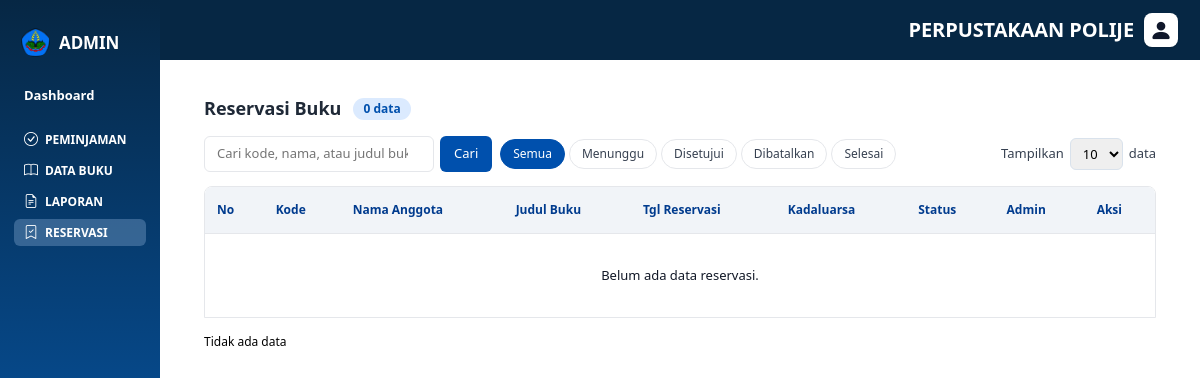
/admin/index.php?menu=reservasi, run on an earlier commit of the app's database.
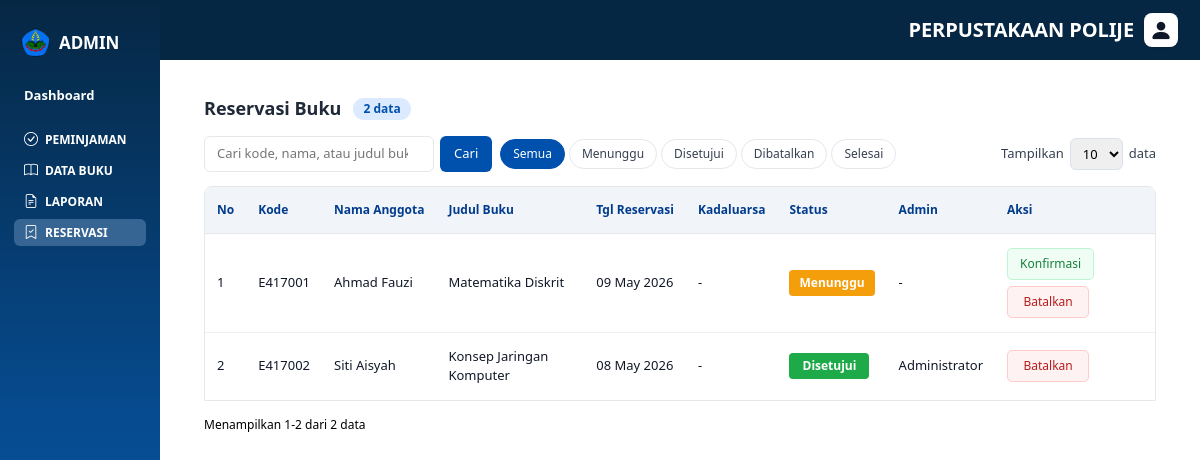
And on a later commit of the database.
### tables this page shows
CREATE TABLE reservasi (
    id_reservasi INT AUTO_INCREMENT PRIMARY KEY,
    id_anggota INT NOT NULL,
    id_admin INT DEFAULT NULL,
    id_buku INT NOT NULL,
    tanggal_reservasi DATE NOT NULL,
    status ENUM('menunggu', 'disetujui', 'dibatalkan', 'selesai') NOT NULL DEFAULT 'menunggu',
    created_at TIMESTAMP NULL DEFAULT CURRENT_TIMESTAMP,
    updated_at TIMESTAMP NULL DEFAULT CURRENT_TIMESTAMP ON UPDATE CURRENT_TIMESTAMP,
    FOREIGN KEY (id_anggota) REFERENCES anggota(id_anggota)
        ON UPDATE CASCADE
        ON DELETE RESTRICT,
    FOREIGN KEY (id_admin) REFERENCES admin(id_admin)
        ON UPDATE CASCADE
        ON DELETE SET NULL,
    FOREIGN KEY (id_buku) REFERENCES buku(id_buku)
        ON UPDATE CASCADE
        ON DELETE RESTRICT
);

CREATE TABLE anggota (
    id_anggota INT AUTO_INCREMENT PRIMARY KEY,
    nim VARCHAR(20) NOT NULL UNIQUE,
    nama VARCHAR(100) NOT NULL,
    jurusan VARCHAR(100) NOT NULL DEFAULT '-',
    total_denda INT NOT NULL DEFAULT 0,
    nama_anggota VARCHAR(100) DEFAULT NULL,
    email VARCHAR(100) NOT NULL UNIQUE,
    password VARCHAR(255) NOT NULL,
    no_telepon VARCHAR(20) DEFAULT NULL,
    alamat TEXT DEFAULT NULL,
    status ENUM('aktif', 'nonaktif') NOT NULL DEFAULT 'aktif',
    created_at TIMESTAMP NULL DEFAULT CURRENT_TIMESTAMP,
    updated_at TIMESTAMP NULL DEFAULT CURRENT_TIMESTAMP ON UPDATE CURRENT_TIMESTAMP
);

CREATE TABLE buku (
    id_buku INT AUTO_INCREMENT PRIMARY KEY,
    isbn VARCHAR(20) DEFAULT NULL UNIQUE,
    judul VARCHAR(255) NOT NULL,
    penulis VARCHAR(255) NOT NULL,
    penerbit VARCHAR(255) NOT NULL,
    tahun_terbit YEAR NOT NULL,
    copy INT NOT NULL DEFAULT 0,
    id_kategori INT NOT NULL,
    cover VARCHAR(255) DEFAULT NULL,
    total_stok INT NOT NULL DEFAULT 0,
    stok_tersedia INT NOT NULL DEFAULT 0,
    created_at TIMESTAMP NULL DEFAULT CURRENT_TIMESTAMP,
    updated_at TIMESTAMP NULL DEFAULT CURRENT_TIMESTAMP ON UPDATE CURRENT_TIMESTAMP,
    FOREIGN KEY (id_kategori) REFERENCES kategori(id_kategori)
        ON UPDATE CASCADE
        ON DELETE RESTRICT
);

### controllers/ReservasiController.php (called while the page is built, shortened)
<?php
require_once __DIR__ . '/../config/database.php';
require_once __DIR__ . '/../models/Reservasi.php';
class ReservasiController
{
    private static function getConn(): mysqli
    {
        static $conn = null;
        if ($conn === null) {
            $db   = new Database();
            $conn = $db->getConnection();
        }
        return $conn;
    }
    private static function model(): Reservasi
    {
        static $model = null;
        if ($model === null) {
            $model = new Reservasi(self::getConn());
        }
        return $model;
    }
    public static function index(): array
    {
        $search       = trim($_GET['q'] ?? '');
        $filterStatus = trim($_GET['status'] ?? '');
        $perPage      = Reservasi::normalizePerPage($_GET['per_page'] ?? 10);
        $dataReservasi = self::model()->getAll($search, $filterStatus);
        $totalData   = count($dataReservasi);
        $totalPages  = max(1, (int) ceil($totalData / $perPage));
        $currentPage = min(max(1, (int) ($_GET['page'] ?? 1)), $totalPages);
        $offset      = ($currentPage - 1) * $perPage;
        return [
            'dataReservasi'   => $dataReservasi,
            'pageData'        => array_slice($dataReservasi, $offset, $perPage),
            'search'          => $search,
            'filterStatus'    => $filterStatus,
            'perPage'         => $perPage,
            'totalData'       => $totalData,
            'totalPages'      => $totalPages,
            'currentPage'     => $currentPage,
            'offset'          => $offset,
            'startDisplay'    => $totalData > 0 ? $offset + 1 : 0,
            'endDisplay'      => $totalData > 0 ? min($offset + $perPage, $totalData) : 0,
            'paginationItems' => Reservasi::paginationItems($currentPage, $totalPages),
        ];
    }
}

### models/Reservasi.php (called while the page is built, shortened)
<?php
class Reservasi
{
    private mysqli $conn;
    public function __construct(mysqli $conn)
    {
        $this->conn = $conn;
    }
    public function getAll(string $search = '', string $filterStatus = ''): array
    {
        $sql = 'SELECT
                    r.id_reservasi,
                    r.tanggal_reservasi,
                    r.status,
                    a.id_anggota,
                    a.nim,
                    a.nama as nama_anggota,
                    b.id_buku,
                    b.judul AS judul_buku,
                    adm.nama as nama_admin
                FROM reservasi r
                JOIN anggota a ON r.id_anggota = a.id_anggota
                JOIN buku    b ON r.id_buku    = b.id_buku
                LEFT JOIN admin adm ON r.id_admin = adm.id_admin
                WHERE 1=1';
        $types  = '';
        $sql .= ' ORDER BY r.created_at DESC';
        $stmt = $this->conn->prepare($sql);
        $stmt->execute();
        $result = $stmt->get_result();
        $data = [];
        while ($row = $result->fetch_assoc()) {
            $row['kode_anggota'] = $row['nim'];
            $data[] = $row;
        }
        return $data;
    }
    public static function perPageOptions(): array { return [5, 10, 15, 20]; }
    public static function normalizePerPage($value, int $default = 10): int
    {
        $value = (int) $value;
        return in_array($value, self::perPageOptions(), true) ? $value : $default;
    }
    public static function paginationItems(int $currentPage, int $totalPages): array
    {
        $items = [];
        $last  = false;
        for ($i = 1; $i <= $totalPages; $i++) {
            if ($i === 1 || $i === $totalPages || abs($i - $currentPage) <= 1) {
                $items[] = $i;
                $last    = false;
            } elseif (!$last) {
                $items[] = '...';
                $last    = true;
            }
        }
        return $items;
    }
}

### admin/pages/reservasi.php (the view, shortened to what the changed rows need)
<?php
require_once __DIR__ . '/../../controllers/ReservasiController.php';
extract(ReservasiController::index(), EXTR_SKIP);
function eR($v): string { return htmlspecialchars((string)$v, ENT_QUOTES, 'UTF-8'); }
function fmtTgl($d): string {
    if (empty($d)) return '-';
    $ts = strtotime((string)$d);
    return $ts ? date('d M Y', $ts) : '-';
}
$statusLabel = [
    'menunggu'   => ['label' => 'Menunggu',   'class' => 'badge-pending'],
    'disetujui'  => ['label' => 'Disetujui',  'class' => 'badge-confirmed'],
    'dibatalkan' => ['label' => 'Dibatalkan', 'class' => 'badge-cancelled'],
    'selesai'    => ['label' => 'Selesai',    'class' => 'badge-confirmed'],
];
?>
<div class="reservasi-wrapper">
    <div class="reservasi-header">
        <div class="title-group">
            <h1>Reservasi Buku</h1>
            <span class="total-badge"><?= (int)$totalData; ?> data</span>
        </div>
    </div>
    <div class="toolbar">
        <div class="toolbar-left">
            <div class="filter-group">
                <?php
                $statusOptions = [
                    ''           => 'Semua',
                    'menunggu'   => 'Menunggu',
                    'disetujui'  => 'Disetujui',
                    'dibatalkan' => 'Dibatalkan',
                    'selesai'    => 'Selesai',
                ];
                foreach ($statusOptions as $val => $lbl):
                    $active = ($filterStatus === $val) ? 'active' : '';
                ?>
                    <a href="?menu=reservasi&status=<?= eR($val); ?>&q=<?= eR($search); ?>&per_page=<?= (int)$perPage; ?>"
                       class="filter-chip <?= $active; ?>">
                        <?= eR($lbl); ?>
                    </a>
                <?php endforeach; ?>
            </div>
        </div>
    </div>
    <div class="table-wrapper">
        <table class="reservasi-table">
            <thead>
                <tr>
                    <th>No</th>
                    <th>Kode</th>
                    <th>Nama Anggota</th>
                    <th>Judul Buku</th>
                    <th>Tgl Reservasi</th>
                    <th>Kadaluarsa</th>
                    <th>Status</th>
                    <th>Admin</th>
                    <th>Aksi</th>
                </tr>
            </thead>
            <tbody>
            <?php if (!empty($pageData)): ?>
                <?php foreach ($pageData as $i => $r): ?>
                    <?php
                    $st = $r['status'] ?? 'menunggu';
                    $badge = $statusLabel[$st] ?? ['label' => $st, 'class' => 'badge-pending'];
                    ?>
                    <tr>
                        <td><?= (int)($startDisplay + $i); ?></td>
                        <td><?= eR($r['kode_anggota'] ?? ''); ?></td>
                        <td><?= eR($r['nama_anggota'] ?? ''); ?></td>
                        <td><?= eR($r['judul_buku'] ?? ''); ?></td>
                        <td><?= fmtTgl($r['tanggal_reservasi'] ?? ''); ?></td>
                        <td><?= fmtTgl($r['tanggal_kadaluarsa'] ?? ''); ?></td>
                        <td>
                            <span class="status-badge <?= eR($badge['class']); ?>">
                                <?= eR($badge['label']); ?>
                            </span>
                        </td>
                        <td><?= eR($r['nama_admin'] ?? '-'); ?></td>
                        <td>
                            <div class="action-group">
                                <?php if ($st === 'menunggu'): ?>
                                    <button
                                        type="button"
                                        class="btn-konfirmasi js-konfirmasi-reservasi"
                                        data-id="<?= (int)$r['id_reservasi']; ?>"
                                        data-nama="<?= eR($r['nama_anggota'] ?? ''); ?>"
                                        data-buku="<?= eR($r['judul_buku'] ?? ''); ?>"
                                        data-page="<?= (int)$currentPage; ?>"
                                        data-per-page="<?= (int)$perPage; ?>"
                                        data-q="<?= eR($search); ?>"
                                        data-status="<?= eR($filterStatus); ?>"
                                    >
                                        Konfirmasi
                                    </button>
                                    <button
                                        type="button"
                                        class="btn-batal js-batalkan-reservasi"
                                        data-id="<?= (int)$r['id_reservasi']; ?>"
                                        data-nama="<?= eR($r['nama_anggota'] ?? ''); ?>"
                                        data-buku="<?= eR($r['judul_buku'] ?? ''); ?>"
                                        data-page="<?= (int)$currentPage; ?>"
                                        data-per-page="<?= (int)$perPage; ?>"
                                        data-q="<?= eR($search); ?>"
                                        data-status="<?= eR($filterStatus); ?>"
                                    >
                                        Batalkan
                                    </button>
                                <?php elseif ($st === 'disetujui'): ?>
                                    <button
                                        type="button"
                                        class="btn-batal js-batalkan-reservasi"
                                        data-id="<?= (int)$r['id_reservasi']; ?>"
                                        data-nama="<?= eR($r['nama_anggota'] ?? ''); ?>"
                                        data-buku="<?= eR($r['judul_buku'] ?? ''); ?>"
                                        data-page="<?= (int)$currentPage; ?>"
                                        data-per-page="<?= (int)$perPage; ?>"
                                        data-q="<?= eR($search); ?>"
                                        data-status="<?= eR($filterStatus); ?>"
                                    >
                                        Batalkan
                                    </button>
                                <?php else: ?>
                                    <span class="empty-action">-</span>
                                <?php endif; ?>
                            </div>
                        </td>
                    </tr>
                <?php endforeach; ?>
            <?php else: ?>
                <tr>
                    <td colspan="9" class="empty-row">
                        <?= $search !== '' || $filterStatus !== ''
                            ? 'Tidak ada data yang cocok dengan filter.'
                            : 'Belum ada data reservasi.'; ?>
                    </td>
                </tr>
            <?php endif; ?>
            </tbody>
        </table>
    </div>
    <div class="table-footer">
        <span class="table-info">
            <?php if ($totalData > 0): ?>
                Menampilkan <?= (int)$startDisplay; ?>-<?= (int)$endDisplay; ?> dari <?= (int)$totalData; ?> data
            <?php else: ?>
                Tidak ada data
            <?php endif; ?>
        </span>
    </div>
</div>
<?php include __DIR__ . '/../popup/reservasi.php'; ?>

What changed in the data, as far as the page shows it:
added reservasi: i "1", id_anggota.nim "E417001", id_anggota.nama "Ahmad Fauzi", id_buku.judul "Matematika Diskrit", tanggal_reservasi "09 May 2026", tanggal_kadaluarsa "-", status "Menunggu", nama_admin "-"
added reservasi: i "2", id_anggota.nim "E417002", id_anggota.nama "Siti Aisyah", id_buku.judul "Konsep Jaringan Komputer", tanggal_reservasi "08 May 2026", tanggal_kadaluarsa "-", status "Disetujui", id_admin.nama "Administrator"
Also different on the page:
$totalData: "0" → "2"
$startDisplay: (not shown) → "1"
$endDisplay: (not shown) → "2"
$totalData: (not shown) → "2"
text no longer shown: "Belum ada data reservasi. Tidak ada data"
text now shown: "Menampilkan - dari data"
